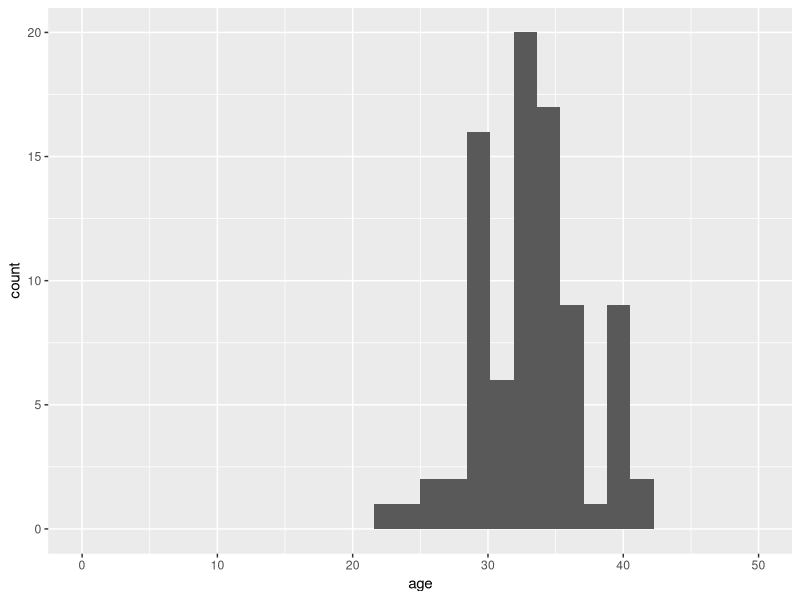

This chart was generated by the following R code:
## ---- chunk 1
library(tidyverse)
library(broom)
library(readxl)
Postpartum_Experience_Survey_Responses_raw_data <- read_excel("../data/Postpartum Experience Survey (Responses) - raw data.xlsx")
#View(Postpartum_Experience_Survey_Responses_raw_data)
## ---- chunk 2
Postpartum_Experience_renamed_variables <- as_tibble(Postpartum_Experience_Survey_Responses_raw_data) %>% 
  rename( 
         `respondent` = `Timestamp`,
         `state` = `Which US state or country did you give birth in?`,
          `age` = `What was your age when you gave birth?`, 
      `birth_location` = `Where did you give birth?`,
        `informed_by` = `When you were pregnant, did your care provider give you information about postpartum care services?`,
    `other_info_sources` = `Did you learn about postpartum care services from any other sources?`, 
      `support_type`= `What types of support did you have access to postpartum?`,
         `provider` = `Who provided this support for you?`,
    `ins_covered_services` = `What postpartum care services did your insurance cover?`,
    `cost_factor` = `Was cost a factor in how much support you received?`,
        `if_insurance` = `If insurance covered postpartum care services, would you take advantage of it?`,
    `critical_support` = `What support was most critical to you/your household in first year following birth?`,
    `ideal_support` = `In a best case scenario, list all types of care and support you would need or want in the first year postpartum.`,
    `comments` = `Is there anything else you want to share about your postpartum experience?`,
    `emails` = `If you are open to follow up questions or want the results from this research project, please enter your email below.`)
## ---- chunk 3
Postpartum_renamed_variables_US <- Postpartum_Experience_renamed_variables %>%
  filter(state != "Uk") %>%
  filter(state != "Norway") %>%
  filter(state != "Puerto Rico")
## ---- chunk 4
dim(Postpartum_renamed_variables_US)
## ---- chunk 5
glimpse(Postpartum_renamed_variables_US)
## ---- chunk 6
library(stringr)
## ---- chunk 7
Postpartum_renamed_variables_US <- Postpartum_renamed_variables_US |>
  mutate(age = as.numeric(age))
## ---- chunk 8
which(Postpartum_renamed_variables_US$age > 100)

#`which` for identifying rows of a dataset.
## ---- chunk 9
Postpartum_renamed_variables_US %>%
  filter(state == "California") %>%
  ggplot(aes(x = age)) +
  geom_histogram() +
  xlim(0,50) #Additional outliers and NAs ignored for the sake of the visualization (still present in data frame)
## ---- chunk 10
Postpartum_renamed_variables_US |>
  mutate(state = str_replace(state, "DC", "District of Columbia")) 
#In order to correct specific mistakes/misspellings etc across the data frame.
## ---- chunk 11
Postpartum_renamed_variables_US |>
  count(informed_by) |>
  arrange(desc(n))

## ---- chunk 12
# Example data: Replace this with your actual data
tikyrabargraph <- Postpartum_renamed_variables_US

# Create the histogram
histogram <- ggplot(data = data.frame(value = tikyrabargraph), aes(x = value)) +
  geom_histogram(binwidth = 0.5, fill = "blue", color = "black", alpha = 0.7) +
  labs(title = "Histogram of Your Data",
       x = "Value",
       y = "Frequency") +
  theme_minimal()

#We probably need to figure out the good/better/best portions for the real one: x = state, y = quality of care ranking

## ---- chunk 13
#library(maps)
#library(mapproj)
#library(tidyverse)

#states <- map_data("state")
#states <- rename(states, state = region)
#statessurveyed <- `states`

#Postpartum_renamed_variables_US <- #Postpartum_renamed_variables_US %>% 
#  mutate(state = tolower(Postpartum_renamed_variables_US$state))

